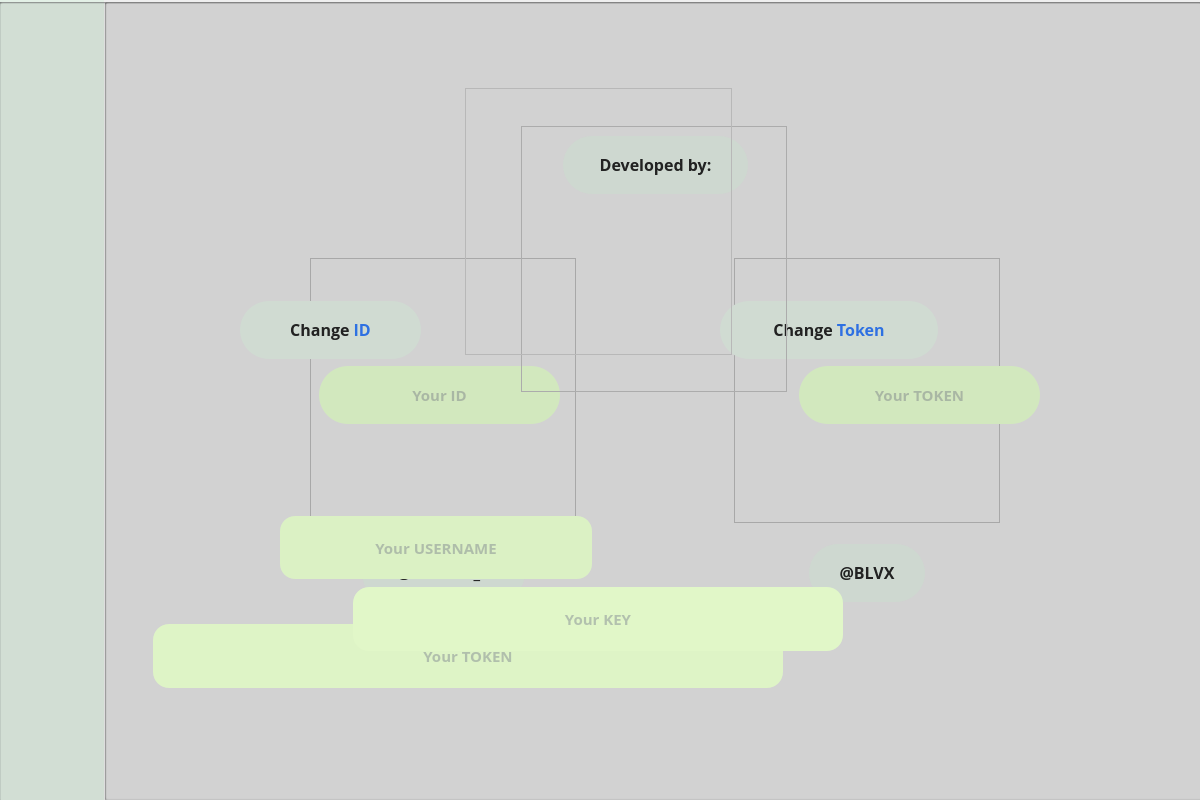
<?xml version="1.0" encoding="UTF-8"?>
<ui version="4.0">
 <class>MainWindow</class>
 <widget class="QMainWindow" name="MainWindow">
  <property name="geometry">
   <rect>
    <x>0</x>
    <y>0</y>
    <width>1200</width>
    <height>800</height>
   </rect>
  </property>
  <property name="minimumSize">
   <size>
    <width>1200</width>
    <height>800</height>
   </size>
  </property>
  <property name="maximumSize">
   <size>
    <width>1200</width>
    <height>800</height>
   </size>
  </property>
  <property name="windowTitle">
   <string>PC Control Bot</string>
  </property>
  <property name="windowIcon">
   <iconset resource="../resource/resources.qrc">
    <normaloff>:/menuIcons/icon.png</normaloff>:/menuIcons/icon.png</iconset>
  </property>
  <widget class="QWidget" name="centralwidget">
   <widget class="QGroupBox" name="MainWindows">
    <property name="geometry">
     <rect>
      <x>104</x>
      <y>-2</y>
      <width>1100</width>
      <height>805</height>
     </rect>
    </property>
    <property name="styleSheet">
     <string notr="true">
QGroupBox
{
	
	background-image: url(:/backgrounds/background.png);
}
</string>
    </property>
    <property name="title">
     <string/>
    </property>
    <widget class="QGroupBox" name="HomeWindow">
     <property name="geometry">
      <rect>
       <x>0</x>
       <y>0</y>
       <width>1100</width>
       <height>802</height>
      </rect>
     </property>
     <property name="title">
      <string/>
     </property>
     <widget class="QFrame" name="imageBot">
      <property name="geometry">
       <rect>
        <x>417</x>
        <y>128</y>
        <width>266</width>
        <height>266</height>
       </rect>
      </property>
      <property name="styleSheet">
       <string notr="true">background-image: url(:/backgrounds/ImageBot.png);</string>
      </property>
      <property name="frameShape">
       <enum>QFrame::StyledPanel</enum>
      </property>
      <property name="frameShadow">
       <enum>QFrame::Raised</enum>
      </property>
     </widget>
     <widget class="QPushButton" name="btnTurn">
      <property name="geometry">
       <rect>
        <x>388</x>
        <y>576</y>
        <width>320</width>
        <height>64</height>
       </rect>
      </property>
      <property name="styleSheet">
       <string notr="true">QPushButton
{
	border: none;
	border-radius: 10px;
	background-image: url(:/btnBackgrounds/btnTurnON.png)
}
QPushButton:hover
{
	background-image: url(:/btnSelectedback/btnTurnONSelected.png)
}
QPushButton:pressed
{
	border-radius: 17px;
}</string>
      </property>
      <property name="text">
       <string/>
      </property>
     </widget>
     <widget class="QFrame" name="msgStatusBot">
      <property name="geometry">
       <rect>
        <x>388</x>
        <y>476</y>
        <width>320</width>
        <height>88</height>
       </rect>
      </property>
      <property name="styleSheet">
       <string notr="true">border-radius: 16px;
background-image: url(:/msgBackgrounds/msgBotIsOFF.png);</string>
      </property>
      <property name="frameShape">
       <enum>QFrame::StyledPanel</enum>
      </property>
      <property name="frameShadow">
       <enum>QFrame::Raised</enum>
      </property>
     </widget>
    </widget>
    <widget class="QGroupBox" name="ChangeDataWindow">
     <property name="geometry">
      <rect>
       <x>0</x>
       <y>0</y>
       <width>1100</width>
       <height>805</height>
      </rect>
     </property>
     <property name="title">
      <string/>
     </property>
     <widget class="QLabel" name="labelChangeUsername">
      <property name="geometry">
       <rect>
        <x>136</x>
        <y>303</y>
        <width>181</width>
        <height>58</height>
       </rect>
      </property>
      <property name="font">
       <font>
        <family>Open Sans</family>
        <pointsize>11</pointsize>
        <weight>50</weight>
        <bold>false</bold>
       </font>
      </property>
      <property name="styleSheet">
       <string notr="true">border-radius: 29px;
background-color:#E3F0E6 ;</string>
      </property>
      <property name="text">
       <string>&lt;html&gt;&lt;head/&gt;&lt;body&gt;&lt;p&gt;&lt;span style=&quot; font-size:12pt; font-weight:600; color:#222222;&quot;&gt;Change &lt;/span&gt;&lt;span style=&quot; font-size:12pt; font-weight:600; color:#3478f7;&quot;&gt;ID&lt;/span&gt;&lt;/p&gt;&lt;/body&gt;&lt;/html&gt;</string>
      </property>
      <property name="alignment">
       <set>Qt::AlignCenter</set>
      </property>
     </widget>
     <widget class="QLabel" name="labelChangeToken">
      <property name="geometry">
       <rect>
        <x>616</x>
        <y>303</y>
        <width>218</width>
        <height>58</height>
       </rect>
      </property>
      <property name="font">
       <font>
        <family>Open Sans</family>
        <pointsize>11</pointsize>
       </font>
      </property>
      <property name="styleSheet">
       <string notr="true">border-radius: 29px;
background-color:#E3F0E6 ;</string>
      </property>
      <property name="text">
       <string>&lt;html&gt;&lt;head/&gt;&lt;body&gt;&lt;p&gt;&lt;span style=&quot; font-size:12pt; font-weight:600; color:#222222;&quot;&gt;Change &lt;/span&gt;&lt;span style=&quot; font-size:12pt; font-weight:600; color:#3478f7;&quot;&gt;Token&lt;/span&gt;&lt;/p&gt;&lt;/body&gt;&lt;/html&gt;</string>
      </property>
      <property name="alignment">
       <set>Qt::AlignCenter</set>
      </property>
     </widget>
     <widget class="QLineEdit" name="lineEditUsername">
      <property name="geometry">
       <rect>
        <x>215</x>
        <y>368</y>
        <width>241</width>
        <height>58</height>
       </rect>
      </property>
      <property name="font">
       <font>
        <family>Open Sans</family>
        <pointsize>11</pointsize>
        <weight>75</weight>
        <bold>true</bold>
       </font>
      </property>
      <property name="toolTip">
       <string>&lt;!DOCTYPE HTML PUBLIC &quot;-//W3C//DTD HTML 4.0//EN&quot; &quot;http://www.w3.org/TR/REC-html40/strict.dtd&quot;&gt;
&lt;html&gt;&lt;head&gt;&lt;meta name=&quot;qrichtext&quot; content=&quot;1&quot; /&gt;&lt;style type=&quot;text/css&quot;&gt;
p, li { white-space: pre-wrap; }
&lt;/style&gt;&lt;/head&gt;&lt;body style=&quot; font-family:'Open Sans'; font-size:11pt; font-weight:400; font-style:normal;&quot;&gt;
&lt;p style=&quot; margin-top:12px; margin-bottom:12px; margin-left:0px; margin-right:0px; -qt-block-indent:0; text-indent:0px;&quot;&gt;&lt;span style=&quot; font-weight:600; color:#858d98;&quot;&gt;Your ID&lt;/span&gt;&lt;/p&gt;&lt;/body&gt;&lt;/html&gt;</string>
      </property>
      <property name="autoFillBackground">
       <bool>false</bool>
      </property>
      <property name="styleSheet">
       <string notr="true">border-radius: 29px;
background-color: #E7FDCC;
color: #858D98;</string>
      </property>
      <property name="text">
       <string/>
      </property>
      <property name="maxLength">
       <number>10</number>
      </property>
      <property name="alignment">
       <set>Qt::AlignCenter</set>
      </property>
      <property name="dragEnabled">
       <bool>false</bool>
      </property>
      <property name="readOnly">
       <bool>false</bool>
      </property>
      <property name="placeholderText">
       <string>Your ID</string>
      </property>
      <property name="cursorMoveStyle">
       <enum>Qt::LogicalMoveStyle</enum>
      </property>
     </widget>
     <widget class="QLineEdit" name="lineEditToken">
      <property name="geometry">
       <rect>
        <x>695</x>
        <y>368</y>
        <width>241</width>
        <height>58</height>
       </rect>
      </property>
      <property name="font">
       <font>
        <family>Open Sans</family>
        <pointsize>11</pointsize>
        <weight>75</weight>
        <bold>true</bold>
       </font>
      </property>
      <property name="mouseTracking">
       <bool>true</bool>
      </property>
      <property name="styleSheet">
       <string notr="true">border-radius: 29px;
background-color: #E7FDCC;
color: #858D98;</string>
      </property>
      <property name="text">
       <string/>
      </property>
      <property name="maxLength">
       <number>70</number>
      </property>
      <property name="echoMode">
       <enum>QLineEdit::Normal</enum>
      </property>
      <property name="alignment">
       <set>Qt::AlignCenter</set>
      </property>
      <property name="placeholderText">
       <string>Your TOKEN</string>
      </property>
     </widget>
     <widget class="QPushButton" name="btnChangeUsername">
      <property name="geometry">
       <rect>
        <x>136</x>
        <y>438</y>
        <width>320</width>
        <height>64</height>
       </rect>
      </property>
      <property name="styleSheet">
       <string notr="true">QPushButton
{
	border: none;
	border-radius: 10px;
	background-image: url(:/btnBackgrounds/btnChangeUsername.png);
}
QPushButton:hover
{
	background-image: url(:/btnSelectedback/btnChangeUsernameSelected.png);
}
QPushButton:pressed
{
	border-radius: 17px;
}</string>
      </property>
      <property name="text">
       <string/>
      </property>
     </widget>
     <widget class="QPushButton" name="btnChangeToken">
      <property name="geometry">
       <rect>
        <x>616</x>
        <y>438</y>
        <width>320</width>
        <height>64</height>
       </rect>
      </property>
      <property name="styleSheet">
       <string notr="true">QPushButton
{
	border: none;
	border-radius: 10px;
	background-image: url(:/btnBackgrounds/btnChangeToken.png);
}
QPushButton:hover
{
	background-image: url(:/btnSelectedback/btnChangeTokenSelected.png);
}
QPushButton:pressed
{
	border-radius: 17px;
}</string>
      </property>
      <property name="text">
       <string/>
      </property>
     </widget>
    </widget>
    <widget class="QGroupBox" name="InfoWindow">
     <property name="geometry">
      <rect>
       <x>0</x>
       <y>0</y>
       <width>1100</width>
       <height>805</height>
      </rect>
     </property>
     <property name="title">
      <string/>
     </property>
     <widget class="QFrame" name="imageOleshko">
      <property name="geometry">
       <rect>
        <x>206</x>
        <y>260</y>
        <width>266</width>
        <height>265</height>
       </rect>
      </property>
      <property name="styleSheet">
       <string notr="true">background-image: url(:/developers/imageOleshko.png);</string>
      </property>
      <property name="frameShape">
       <enum>QFrame::StyledPanel</enum>
      </property>
      <property name="frameShadow">
       <enum>QFrame::Raised</enum>
      </property>
     </widget>
     <widget class="QFrame" name="imageBLVX">
      <property name="geometry">
       <rect>
        <x>630</x>
        <y>260</y>
        <width>266</width>
        <height>265</height>
       </rect>
      </property>
      <property name="styleSheet">
       <string notr="true">background-image: url(:/developers/imageBLVX.png);</string>
      </property>
      <property name="frameShape">
       <enum>QFrame::StyledPanel</enum>
      </property>
      <property name="frameShadow">
       <enum>QFrame::Raised</enum>
      </property>
     </widget>
     <widget class="QLabel" name="msgDevelopedBy">
      <property name="geometry">
       <rect>
        <x>459</x>
        <y>138</y>
        <width>185</width>
        <height>58</height>
       </rect>
      </property>
      <property name="palette">
       <palette>
        <active>
         <colorrole role="Button">
          <brush brushstyle="SolidPattern">
           <color alpha="255">
            <red>227</red>
            <green>240</green>
            <blue>230</blue>
           </color>
          </brush>
         </colorrole>
         <colorrole role="Base">
          <brush brushstyle="SolidPattern">
           <color alpha="255">
            <red>227</red>
            <green>240</green>
            <blue>230</blue>
           </color>
          </brush>
         </colorrole>
         <colorrole role="Window">
          <brush brushstyle="SolidPattern">
           <color alpha="255">
            <red>227</red>
            <green>240</green>
            <blue>230</blue>
           </color>
          </brush>
         </colorrole>
        </active>
        <inactive>
         <colorrole role="Button">
          <brush brushstyle="SolidPattern">
           <color alpha="255">
            <red>227</red>
            <green>240</green>
            <blue>230</blue>
           </color>
          </brush>
         </colorrole>
         <colorrole role="Base">
          <brush brushstyle="SolidPattern">
           <color alpha="255">
            <red>227</red>
            <green>240</green>
            <blue>230</blue>
           </color>
          </brush>
         </colorrole>
         <colorrole role="Window">
          <brush brushstyle="SolidPattern">
           <color alpha="255">
            <red>227</red>
            <green>240</green>
            <blue>230</blue>
           </color>
          </brush>
         </colorrole>
        </inactive>
        <disabled>
         <colorrole role="Button">
          <brush brushstyle="SolidPattern">
           <color alpha="255">
            <red>227</red>
            <green>240</green>
            <blue>230</blue>
           </color>
          </brush>
         </colorrole>
         <colorrole role="Base">
          <brush brushstyle="SolidPattern">
           <color alpha="255">
            <red>227</red>
            <green>240</green>
            <blue>230</blue>
           </color>
          </brush>
         </colorrole>
         <colorrole role="Window">
          <brush brushstyle="SolidPattern">
           <color alpha="255">
            <red>227</red>
            <green>240</green>
            <blue>230</blue>
           </color>
          </brush>
         </colorrole>
        </disabled>
       </palette>
      </property>
      <property name="font">
       <font>
        <family>Open Sans</family>
        <pointsize>12</pointsize>
       </font>
      </property>
      <property name="styleSheet">
       <string notr="true">border-radius: 29px;
background-color: rgb(227, 240, 230);</string>
      </property>
      <property name="text">
       <string>&lt;html&gt;&lt;head/&gt;&lt;body&gt;&lt;p&gt;&lt;span style=&quot; font-weight:600; color:#222222;&quot;&gt;Developed by:&lt;/span&gt;&lt;/p&gt;&lt;/body&gt;&lt;/html&gt;</string>
      </property>
      <property name="alignment">
       <set>Qt::AlignCenter</set>
      </property>
     </widget>
     <widget class="QLabel" name="msgOleshko">
      <property name="geometry">
       <rect>
        <x>258</x>
        <y>546</y>
        <width>163</width>
        <height>58</height>
       </rect>
      </property>
      <property name="font">
       <font>
        <family>Open Sans</family>
        <pointsize>12</pointsize>
       </font>
      </property>
      <property name="styleSheet">
       <string notr="true">border-radius: 29px;
background-color: rgb(227, 240, 230);</string>
      </property>
      <property name="text">
       <string>&lt;html&gt;&lt;head/&gt;&lt;body&gt;&lt;p&gt;&lt;span style=&quot; font-weight:600; color:#222222;&quot;&gt;@oleshko_o&lt;/span&gt;&lt;/p&gt;&lt;/body&gt;&lt;/html&gt;</string>
      </property>
      <property name="alignment">
       <set>Qt::AlignCenter</set>
      </property>
     </widget>
     <widget class="QLabel" name="msgBLVX">
      <property name="geometry">
       <rect>
        <x>705</x>
        <y>546</y>
        <width>116</width>
        <height>58</height>
       </rect>
      </property>
      <property name="font">
       <font>
        <family>Open Sans</family>
        <pointsize>12</pointsize>
       </font>
      </property>
      <property name="styleSheet">
       <string notr="true">border-radius: 29px;
background-color: rgb(227, 240, 230);</string>
      </property>
      <property name="text">
       <string>&lt;html&gt;&lt;head/&gt;&lt;body&gt;&lt;p&gt;&lt;span style=&quot; font-weight:600; color:#222222;&quot;&gt;@BLVX&lt;/span&gt;&lt;/p&gt;&lt;/body&gt;&lt;/html&gt;</string>
      </property>
      <property name="alignment">
       <set>Qt::AlignCenter</set>
      </property>
     </widget>
    </widget>
    <zorder>InfoWindow</zorder>
    <zorder>ChangeDataWindow</zorder>
    <zorder>HomeWindow</zorder>
   </widget>
   <widget class="QGroupBox" name="menu">
    <property name="geometry">
     <rect>
      <x>0</x>
      <y>0</y>
      <width>104</width>
      <height>805</height>
     </rect>
    </property>
    <property name="styleSheet">
     <string notr="true">QGroupBox
{
	background-color: #E3F0E6;
	border: none;
}
QPushButton
{
	border: none;
}
</string>
    </property>
    <property name="title">
     <string/>
    </property>
    <widget class="QPushButton" name="btnHome">
     <property name="geometry">
      <rect>
       <x>31</x>
       <y>40</y>
       <width>40</width>
       <height>40</height>
      </rect>
     </property>
     <property name="styleSheet">
      <string notr="true">QPushButton
{
	background-image: url(:/menuIcons/iconHomeBlue.png);
}

QPushButton:hover
{
	
	background-image:url(:/menuIcons/iconHomeSelected.png)
}</string>
     </property>
     <property name="inputMethodHints">
      <set>Qt::ImhExclusiveInputMask</set>
     </property>
     <property name="text">
      <string/>
     </property>
     <property name="iconSize">
      <size>
       <width>40</width>
       <height>40</height>
      </size>
     </property>
     <property name="checkable">
      <bool>true</bool>
     </property>
     <property name="checked">
      <bool>true</bool>
     </property>
    </widget>
    <widget class="QPushButton" name="btnEnterData">
     <property name="geometry">
      <rect>
       <x>31</x>
       <y>120</y>
       <width>40</width>
       <height>40</height>
      </rect>
     </property>
     <property name="styleSheet">
      <string notr="true">QPushButton
{
	background-image: url(:/menuIcons/iconKey.png);
}

QPushButton:hover
{
	
	background-image:url(:/menuIcons/iconKeySelected.png);
}</string>
     </property>
     <property name="text">
      <string/>
     </property>
     <property name="iconSize">
      <size>
       <width>40</width>
       <height>40</height>
      </size>
     </property>
    </widget>
    <widget class="QPushButton" name="btnInfo">
     <property name="geometry">
      <rect>
       <x>31</x>
       <y>200</y>
       <width>40</width>
       <height>40</height>
      </rect>
     </property>
     <property name="styleSheet">
      <string notr="true">QPushButton
{
	background-image: url(:/menuIcons/iconInfo.png);
}

QPushButton:hover
{
	
	background-image:url(:/menuIcons/iconInfoSelected.png)
}</string>
     </property>
     <property name="text">
      <string/>
     </property>
     <property name="iconSize">
      <size>
       <width>40</width>
       <height>40</height>
      </size>
     </property>
    </widget>
   </widget>
   <widget class="QGroupBox" name="AuthorizedWindows">
    <property name="geometry">
     <rect>
      <x>-2</x>
      <y>-2</y>
      <width>1205</width>
      <height>805</height>
     </rect>
    </property>
    <property name="styleSheet">
     <string notr="true">QGroupBox
{
	
	background-image: url(:/backgrounds/background.png);
}
</string>
    </property>
    <property name="title">
     <string/>
    </property>
    <widget class="QFrame" name="botIcon">
     <property name="geometry">
      <rect>
       <x>467</x>
       <y>90</y>
       <width>267</width>
       <height>267</height>
      </rect>
     </property>
     <property name="styleSheet">
      <string notr="true">background-image: url(:/backgrounds/ImageBot.png);</string>
     </property>
     <property name="frameShape">
      <enum>QFrame::StyledPanel</enum>
     </property>
     <property name="frameShadow">
      <enum>QFrame::Raised</enum>
     </property>
    </widget>
    <widget class="QGroupBox" name="WelcomeWindow">
     <property name="geometry">
      <rect>
       <x>0</x>
       <y>0</y>
       <width>1205</width>
       <height>805</height>
      </rect>
     </property>
     <property name="title">
      <string/>
     </property>
     <widget class="QFrame" name="msgHi">
      <property name="geometry">
       <rect>
        <x>395</x>
        <y>470</y>
        <width>410</width>
        <height>118</height>
       </rect>
      </property>
      <property name="styleSheet">
       <string notr="true">border-radius: 16px;
background-image: url(:/msgBackgrounds/msgHi.png);</string>
      </property>
      <property name="frameShape">
       <enum>QFrame::StyledPanel</enum>
      </property>
      <property name="frameShadow">
       <enum>QFrame::Raised</enum>
      </property>
     </widget>
     <widget class="QFrame" name="botIconPg1">
      <property name="geometry">
       <rect>
        <x>467</x>
        <y>90</y>
        <width>267</width>
        <height>267</height>
       </rect>
      </property>
      <property name="styleSheet">
       <string notr="true">background-image: url(:/backgrounds/ImageBot.png);</string>
      </property>
      <property name="frameShape">
       <enum>QFrame::StyledPanel</enum>
      </property>
      <property name="frameShadow">
       <enum>QFrame::Raised</enum>
      </property>
     </widget>
     <widget class="QPushButton" name="btnNextPg1">
      <property name="geometry">
       <rect>
        <x>395</x>
        <y>600</y>
        <width>411</width>
        <height>64</height>
       </rect>
      </property>
      <property name="styleSheet">
       <string notr="true">QPushButton
{
	border: none;
	border-radius: 10px;
	background-image: url(:/btnBackgrounds/btnNextPg1.png);
}
QPushButton:hover
{
	background-image: url(:/btnSelectedback/btnNextSelectedPg1.png)
}
QPushButton:pressed
{
	border-radius: 17px;
}</string>
      </property>
      <property name="text">
       <string/>
      </property>
     </widget>
    </widget>
    <widget class="QGroupBox" name="TermWindow">
     <property name="geometry">
      <rect>
       <x>0</x>
       <y>0</y>
       <width>1205</width>
       <height>805</height>
      </rect>
     </property>
     <property name="title">
      <string/>
     </property>
     <widget class="QFrame" name="botIconPg2">
      <property name="geometry">
       <rect>
        <x>467</x>
        <y>90</y>
        <width>267</width>
        <height>267</height>
       </rect>
      </property>
      <property name="styleSheet">
       <string notr="true">background-image: url(:/backgrounds/ImageBot.png);</string>
      </property>
      <property name="frameShape">
       <enum>QFrame::StyledPanel</enum>
      </property>
      <property name="frameShadow">
       <enum>QFrame::Raised</enum>
      </property>
     </widget>
     <widget class="QFrame" name="msgTerms">
      <property name="geometry">
       <rect>
        <x>304</x>
        <y>435</y>
        <width>592</width>
        <height>199</height>
       </rect>
      </property>
      <property name="styleSheet">
       <string notr="true">border-radius: 16px;
background-image: url(:/msgBackgrounds/msgTerms.png);</string>
      </property>
      <property name="frameShape">
       <enum>QFrame::StyledPanel</enum>
      </property>
      <property name="frameShadow">
       <enum>QFrame::Raised</enum>
      </property>
     </widget>
     <widget class="QPushButton" name="btnNextPg2">
      <property name="geometry">
       <rect>
        <x>304</x>
        <y>646</y>
        <width>592</width>
        <height>64</height>
       </rect>
      </property>
      <property name="styleSheet">
       <string notr="true">QPushButton
{
	border: none;
	border-radius: 10px;
	background-image: url(:/btnBackgrounds/btnNextPg2.png);
}
QPushButton:hover
{
	background-image: url(:/btnSelectedback/btnNextSelectedPg2.png)
}
QPushButton:pressed
{
	border-radius: 17px;
}</string>
      </property>
      <property name="text">
       <string/>
      </property>
     </widget>
    </widget>
    <widget class="QGroupBox" name="EnterUsernameWindow">
     <property name="geometry">
      <rect>
       <x>0</x>
       <y>0</y>
       <width>1205</width>
       <height>805</height>
      </rect>
     </property>
     <property name="styleSheet">
      <string notr="true">QLabel{
    background-color: #FF0000;
}</string>
     </property>
     <property name="title">
      <string/>
     </property>
     <widget class="QFrame" name="botIconPg5">
      <property name="geometry">
       <rect>
        <x>467</x>
        <y>90</y>
        <width>267</width>
        <height>267</height>
       </rect>
      </property>
      <property name="styleSheet">
       <string notr="true">background-image: url(:/backgrounds/ImageBot.png);</string>
      </property>
      <property name="frameShape">
       <enum>QFrame::StyledPanel</enum>
      </property>
      <property name="frameShadow">
       <enum>QFrame::Raised</enum>
      </property>
     </widget>
     <widget class="QFrame" name="msgEnterUsername">
      <property name="geometry">
       <rect>
        <x>282</x>
        <y>415</y>
        <width>636</width>
        <height>91</height>
       </rect>
      </property>
      <property name="styleSheet">
       <string notr="true">border-radius: 16px;
background-image: url(:/msgBackgrounds/msgEnterUsername.png);</string>
      </property>
      <property name="frameShape">
       <enum>QFrame::StyledPanel</enum>
      </property>
      <property name="frameShadow">
       <enum>QFrame::Raised</enum>
      </property>
     </widget>
     <widget class="QPushButton" name="btnNextPg5">
      <property name="geometry">
       <rect>
        <x>606</x>
        <y>518</y>
        <width>312</width>
        <height>64</height>
       </rect>
      </property>
      <property name="styleSheet">
       <string notr="true">QPushButton
{
	border: none;
	border-radius: 10px;
	background-image: url(:/btnBackgrounds/btnNextPg5.png);
}
QPushButton:hover
{
	background-image: url(:/btnSelectedback/btnNextSelectedPg5.png)
}
QPushButton:pressed
{
	border-radius: 17px;
}</string>
      </property>
      <property name="text">
       <string/>
      </property>
     </widget>
     <widget class="QLineEdit" name="lineEditEnterUsername">
      <property name="geometry">
       <rect>
        <x>282</x>
        <y>518</y>
        <width>312</width>
        <height>63</height>
       </rect>
      </property>
      <property name="font">
       <font>
        <family>Open Sans</family>
        <pointsize>11</pointsize>
        <weight>75</weight>
        <bold>true</bold>
       </font>
      </property>
      <property name="autoFillBackground">
       <bool>false</bool>
      </property>
      <property name="styleSheet">
       <string notr="true">border: none;
border-radius: 15px;
background-color: rgb(231, 253, 204);
color: #858D98;</string>
      </property>
      <property name="alignment">
       <set>Qt::AlignCenter</set>
      </property>
      <property name="placeholderText">
       <string>Your USERNAME</string>
      </property>
     </widget>
    </widget>
    <widget class="QGroupBox" name="EnterKeyWindow">
     <property name="geometry">
      <rect>
       <x>0</x>
       <y>0</y>
       <width>1205</width>
       <height>805</height>
      </rect>
     </property>
     <property name="title">
      <string/>
     </property>
     <widget class="QFrame" name="botIconPg3">
      <property name="geometry">
       <rect>
        <x>467</x>
        <y>90</y>
        <width>267</width>
        <height>267</height>
       </rect>
      </property>
      <property name="styleSheet">
       <string notr="true">background-image: url(:/backgrounds/ImageBot.png);</string>
      </property>
      <property name="frameShape">
       <enum>QFrame::StyledPanel</enum>
      </property>
      <property name="frameShadow">
       <enum>QFrame::Raised</enum>
      </property>
     </widget>
     <widget class="QFrame" name="msgGetKey">
      <property name="geometry">
       <rect>
        <x>355</x>
        <y>405</y>
        <width>490</width>
        <height>172</height>
       </rect>
      </property>
      <property name="styleSheet">
       <string notr="true">border-radius: 15px;
background-image: url(:/msgBackgrounds/msgGetKey.png);</string>
      </property>
      <property name="frameShape">
       <enum>QFrame::StyledPanel</enum>
      </property>
      <property name="frameShadow">
       <enum>QFrame::Raised</enum>
      </property>
     </widget>
     <widget class="QPushButton" name="btnNextPg3">
      <property name="geometry">
       <rect>
        <x>355</x>
        <y>665</y>
        <width>490</width>
        <height>64</height>
       </rect>
      </property>
      <property name="styleSheet">
       <string notr="true">QPushButton
{
	border: none;
	border-radius: 10px;
	background-image: url(:/btnBackgrounds/btnNextPg3.png);
}
QPushButton:hover
{
	background-image: url(:/btnSelectedback/btnNextSelectedPg3.png)
}
QPushButton:pressed
{
	border-radius: 17px;
}</string>
      </property>
      <property name="text">
       <string/>
      </property>
     </widget>
     <widget class="QLineEdit" name="lineEditEnterKey">
      <property name="geometry">
       <rect>
        <x>355</x>
        <y>589</y>
        <width>490</width>
        <height>64</height>
       </rect>
      </property>
      <property name="font">
       <font>
        <family>Open Sans</family>
        <pointsize>11</pointsize>
        <weight>75</weight>
        <bold>true</bold>
       </font>
      </property>
      <property name="autoFillBackground">
       <bool>false</bool>
      </property>
      <property name="styleSheet">
       <string notr="true">border: none;
border-radius: 16px;
background-color: rgb(231, 253, 204);
color: #858D98;</string>
      </property>
      <property name="alignment">
       <set>Qt::AlignCenter</set>
      </property>
      <property name="placeholderText">
       <string>Your KEY</string>
      </property>
     </widget>
    </widget>
    <widget class="QGroupBox" name="EnterTokenWindow">
     <property name="geometry">
      <rect>
       <x>0</x>
       <y>0</y>
       <width>1205</width>
       <height>805</height>
      </rect>
     </property>
     <property name="title">
      <string/>
     </property>
     <widget class="QFrame" name="botIconPg4">
      <property name="geometry">
       <rect>
        <x>467</x>
        <y>90</y>
        <width>267</width>
        <height>267</height>
       </rect>
      </property>
      <property name="styleSheet">
       <string notr="true">background-image: url(:/backgrounds/ImageBot.png);</string>
      </property>
      <property name="frameShape">
       <enum>QFrame::StyledPanel</enum>
      </property>
      <property name="frameShadow">
       <enum>QFrame::Raised</enum>
      </property>
     </widget>
     <widget class="QFrame" name="msgGetToken">
      <property name="geometry">
       <rect>
        <x>155</x>
        <y>415</y>
        <width>891</width>
        <height>199</height>
       </rect>
      </property>
      <property name="styleSheet">
       <string notr="true">border-radius: 16px;
background-image: url(:/msgBackgrounds/msgEnterToken.png);
</string>
      </property>
      <property name="frameShape">
       <enum>QFrame::StyledPanel</enum>
      </property>
      <property name="frameShadow">
       <enum>QFrame::Raised</enum>
      </property>
     </widget>
     <widget class="QPushButton" name="btnNextPg4">
      <property name="geometry">
       <rect>
        <x>797</x>
        <y>626</y>
        <width>249</width>
        <height>64</height>
       </rect>
      </property>
      <property name="styleSheet">
       <string notr="true">QPushButton
{
	border: none;
	border-radius: 10px;
	background-image: url(:/btnBackgrounds/btnNextPg4.png);
}
QPushButton:hover
{
	background-image: url(:/btnSelectedback/btnNextSelectedPg4.png)
}
QPushButton:pressed
{
	border-radius: 17px;
}</string>
      </property>
      <property name="text">
       <string/>
      </property>
     </widget>
     <widget class="QLineEdit" name="lineEditEnterToken">
      <property name="geometry">
       <rect>
        <x>155</x>
        <y>626</y>
        <width>630</width>
        <height>64</height>
       </rect>
      </property>
      <property name="font">
       <font>
        <family>Open Sans</family>
        <pointsize>11</pointsize>
        <weight>75</weight>
        <bold>true</bold>
       </font>
      </property>
      <property name="autoFillBackground">
       <bool>false</bool>
      </property>
      <property name="styleSheet">
       <string notr="true">border: none;
border-radius: 16px;
background-color: rgb(231, 253, 204);
color: #858D98;</string>
      </property>
      <property name="alignment">
       <set>Qt::AlignCenter</set>
      </property>
      <property name="placeholderText">
       <string>Your TOKEN</string>
      </property>
     </widget>
    </widget>
    <zorder>botIcon</zorder>
    <zorder>EnterUsernameWindow</zorder>
    <zorder>EnterTokenWindow</zorder>
    <zorder>EnterKeyWindow</zorder>
    <zorder>TermWindow</zorder>
    <zorder>WelcomeWindow</zorder>
   </widget>
  </widget>
 </widget>
 <resources>
  <include location="../resource/resources.qrc"/>
 </resources>
 <connections/>
</ui>
